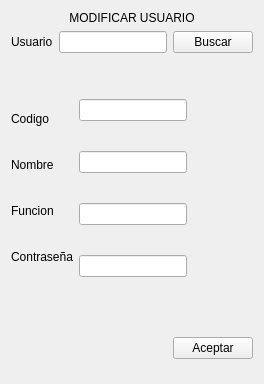
                 <widget class="QWidget" name="Pagina_ModificarUsuario">
                  <layout class="QVBoxLayout" name="verticalLayout_11">
                   <item>
                    <widget class="QLabel" name="label_15">
                     <property name="text">
                      <string>MODIFICAR USUARIO</string>
                     </property>
                     <property name="alignment">
                      <set>Qt::AlignCenter</set>
                     </property>
                    </widget>
                   </item>
                   <item>
                    <layout class="QHBoxLayout" name="horizontalLayout_9">
                     <item>
                      <widget class="QLabel" name="label_BuscarUsuario">
                       <property name="text">
                        <string>Usuario</string>
                       </property>
                      </widget>
                     </item>
                     <item>
                      <widget class="QLineEdit" name="lineEdit_BuscarUsuario"/>
                     </item>
                     <item>
                      <widget class="QPushButton" name="Boton_BuscarUsuario">
                       <property name="text">
                        <string>Buscar</string>
                       </property>
                      </widget>
                     </item>
                    </layout>
                   </item>
                   <item>
                    <spacer name="verticalSpacer_4">
                     <property name="orientation">
                      <enum>Qt::Vertical</enum>
                     </property>
                     <property name="sizeHint" stdset="0">
                      <size>
                       <width>20</width>
                       <height>40</height>
                      </size>
                     </property>
                    </spacer>
                   </item>
                   <item>
                    <layout class="QHBoxLayout" name="horizontalLayout_8">
                     <item>
                      <layout class="QVBoxLayout" name="verticalLayout_10">
                       <item>
                        <widget class="QLabel" name="label_CodigoUsuario">
                         <property name="text">
                          <string>Codigo</string>
                         </property>
                        </widget>
                       </item>
                       <item>
                        <widget class="QLabel" name="label_NombreUsuario">
                         <property name="text">
                          <string>Nombre</string>
                         </property>
                        </widget>
                       </item>
                       <item>
                        <widget class="QLabel" name="label_Funcionusuario">
                         <property name="text">
                          <string>Funcion</string>
                         </property>
                        </widget>
                       </item>
                       <item>
                        <widget class="QLabel" name="label_ContrasenaUsuario">
                         <property name="text">
                          <string>Contraseña</string>
                         </property>
                        </widget>
                       </item>
                      </layout>
                     </item>
                     <item>
                      <layout class="QVBoxLayout" name="verticalLayout_9">
                       <property name="spacing">
                        <number>30</number>
                       </property>
                       <item>
                        <widget class="QLineEdit" name="lineEdit_6"/>
                       </item>
                       <item>
                        <widget class="QLineEdit" name="lineEdit_NombreUsuario_2"/>
                       </item>
                       <item>
                        <widget class="QLineEdit" name="lineEdit_FuncionUsuario_2"/>
                       </item>
                       <item>
                        <widget class="QLineEdit" name="lineEdit_ContrasenaUsuario_2"/>
                       </item>
                      </layout>
                     </item>
                     <item>
                      <spacer name="horizontalSpacer_6">
                       <property name="orientation">
                        <enum>Qt::Horizontal</enum>
                       </property>
                       <property name="sizeHint" stdset="0">
                        <size>
                         <width>40</width>
                         <height>20</height>
                        </size>
                       </property>
                      </spacer>
                     </item>
                    </layout>
                   </item>
                   <item>
                    <spacer name="verticalSpacer_3">
                     <property name="orientation">
                      <enum>Qt::Vertical</enum>
                     </property>
                     <property name="sizeHint" stdset="0">
                      <size>
                       <width>20</width>
                       <height>40</height>
                      </size>
                     </property>
                    </spacer>
                   </item>
                   <item>
                    <layout class="QHBoxLayout" name="horizontalLayout_7">
                     <item>
                      <widget class="QLabel" name="label_14">
                       <property name="minimumSize">
                        <size>
                         <width>0</width>
                         <height>50</height>
                        </size>
                       </property>
                       <property name="text">
                        <string/>
                       </property>
                      </widget>
                     </item>
                     <item>
                      <widget class="QLabel" name="label_3">
                       <property name="text">
                        <string/>
                       </property>
                      </widget>
                     </item>
                     <item>
                      <spacer name="horizontalSpacer_5">
                       <property name="orientation">
                        <enum>Qt::Horizontal</enum>
                       </property>
                       <property name="sizeHint" stdset="0">
                        <size>
                         <width>40</width>
                         <height>20</height>
                        </size>
                       </property>
                      </spacer>
                     </item>
                     <item>
                      <widget class="QPushButton" name="Boton_AceptarModificarUsuario">
                       <property name="text">
                        <string>Aceptar</string>
                       </property>
                      </widget>
                     </item>
                    </layout>
                   </item>
                  </layout>
                 </widget>
